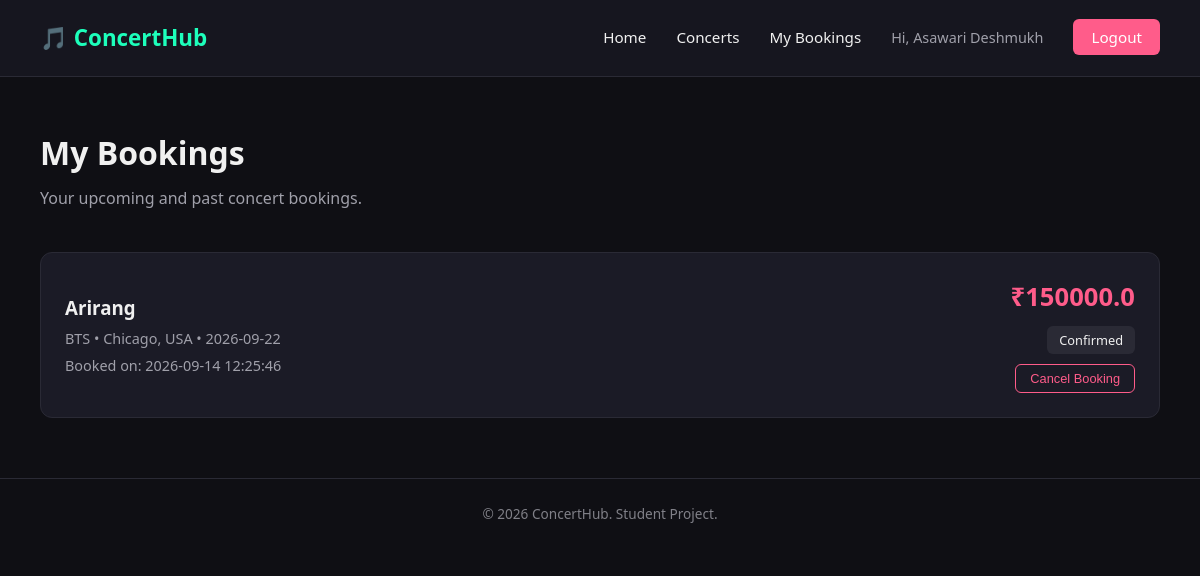
/my-bookings (signed in), run on the app's committed database.
### tables this page shows
CREATE TABLE bookings (
        id INTEGER PRIMARY KEY AUTOINCREMENT,
        user_id INTEGER NOT NULL,
        concert_id INTEGER NOT NULL,
        booking_date TEXT NOT NULL,
        total_amount REAL NOT NULL,
        status TEXT NOT NULL DEFAULT 'confirmed',
        FOREIGN KEY (user_id) REFERENCES users (id),
        FOREIGN KEY (concert_id) REFERENCES concerts (id)
    );

CREATE TABLE concerts (
        id INTEGER PRIMARY KEY AUTOINCREMENT,
        artist TEXT NOT NULL,
        concert_name TEXT NOT NULL,
        venue TEXT NOT NULL,
        city TEXT NOT NULL,
        date TEXT NOT NULL,
        time TEXT NOT NULL,
        price REAL NOT NULL,
        description TEXT,
        total_seats INTEGER NOT NULL
    );

### app.py (the view)
@app.route('/my-bookings')
def my_bookings():
    if 'user_id' not in session:
        return redirect(url_for('login'))
    connection = get_db_connection()
    bookings = connection.execute('''
        SELECT bookings.id AS booking_id,
               bookings.booking_date,
               bookings.total_amount,
               bookings.status,
               concerts.concert_name,
               concerts.artist,
               concerts.city,
               concerts.date AS concert_date
        FROM bookings
        JOIN concerts ON bookings.concert_id = concerts.id
        WHERE bookings.user_id = ?
        ORDER BY bookings.booking_date DESC
    ''', (session['user_id'],)).fetchall()
    connection.close()
    return render_template('my-bookings.html', bookings=bookings)

### app.py (called while the page is built)
def get_db_connection():
    connection = sqlite3.connect('database/database.db')
    connection.row_factory = sqlite3.Row  # lets us access columns by name, not just by position
    return connection

### templates/my-bookings.html (shortened to what this page needs)
{% extends "base.html" %}
{% block content %}
    <section class="page-header">
        <h1>My Bookings</h1>
        <p>Your upcoming and past concert bookings.</p>
    </section>
    <section class="bookings-list">
        {% if bookings|length == 0 %}
            <p class="no-bookings">You haven't booked any concerts yet.</p>
        {% else %}
            {% for booking in bookings %}
            <div class="booking-card">
                <div class="booking-info">
                    <h3>{{ booking['concert_name'] }}</h3>
                    <p class="booking-meta">{{ booking['artist'] }} • {{ booking['city'] }} • {{ booking['concert_date'] }}</p>
                    <p class="booking-meta">Booked on: {{ booking['booking_date'] }}</p>
                </div>
                <div class="booking-price">
    <p class="summary-total">₹{{ booking['total_amount'] }}</p>
    <span class="booking-status">{{ booking['status'] }}</span>
    {% if booking['status'] == 'confirmed' %}
    <form action="{{ url_for('cancel_booking', booking_id=booking['booking_id']) }}" method="POST" class="cancel-form">
        <button type="submit" class="btn-cancel">Cancel Booking</button>
    </form>
    {% endif %}
</div>
            </div>
            {% endfor %}
        {% endif %}
    </section>
{% endblock %}

### static/css/style.css (style rules this page uses)
* { margin: 0; padding: 0; box-sizing: border-box; }
body { font-family: 'Segoe UI', Arial, sans-serif; background-color: #0f0f14; color: #f0f0f0; line-height: 1.6; }
.page-header { padding: 50px 40px 20px; }
.page-header h1 { font-size: 2rem; margin-bottom: 8px; }
.page-header p { color: #a0a0aa; }
.summary-total { font-size: 1.6rem; font-weight: bold; color: #ff5c8a; }
.bookings-list { padding: 20px 40px 60px; display: flex; flex-direction: column; gap: 16px; }
.booking-card { background-color: #1b1b26; border: 1px solid #2a2a35; border-radius: 12px; padding: 24px; display: flex; justify-content: space-between; align-items: center; }
.booking-meta { color: #a0a0aa; font-size: 0.9rem; margin-top: 4px; }
.booking-price { text-align: right; }
.booking-status { display: inline-block; margin-top: 8px; padding: 4px 12px; background-color: #2a2a35; border-radius: 6px; font-size: 0.8rem; text-transform: capitalize; }
.cancel-form { margin-top: 10px; }
.btn-cancel { background: none; border: 1px solid #ff5c8a; color: #ff5c8a; padding: 6px 14px; border-radius: 6px; font-size: 0.8rem; cursor: pointer; }

### data on the page
bookings: concert_name "Arirang", artist "BTS", city "Chicago, USA", concert_date "2026-09-22", booking_date "2026-09-14 12:25:46", total_amount "150000.0", status "Confirmed"

### other printed values
{{ session.user_name }} "Asawari Deshmukh"
